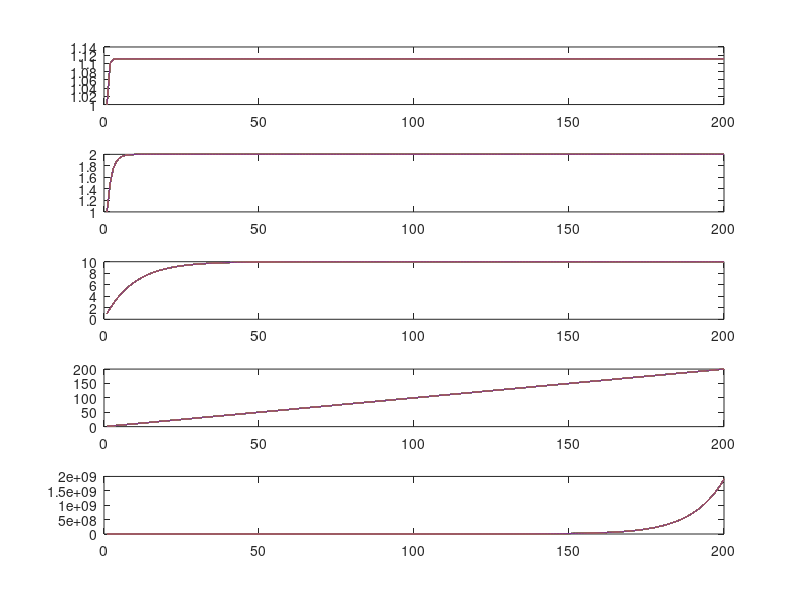

Reproduce this figure in MATLAB.

% Dataset
x = ones(200);
a1 = {0.1 0.5 0.9 1 1.1};
b = 1;

% Alle waarden van a1 afgaan
for n = 1:5
    subplot(5,1,n)
    a = [1 -a1{n}];
    
    % Filter
    xf = filter(b,a,x);

    % Plotten
    plot(xf);
end